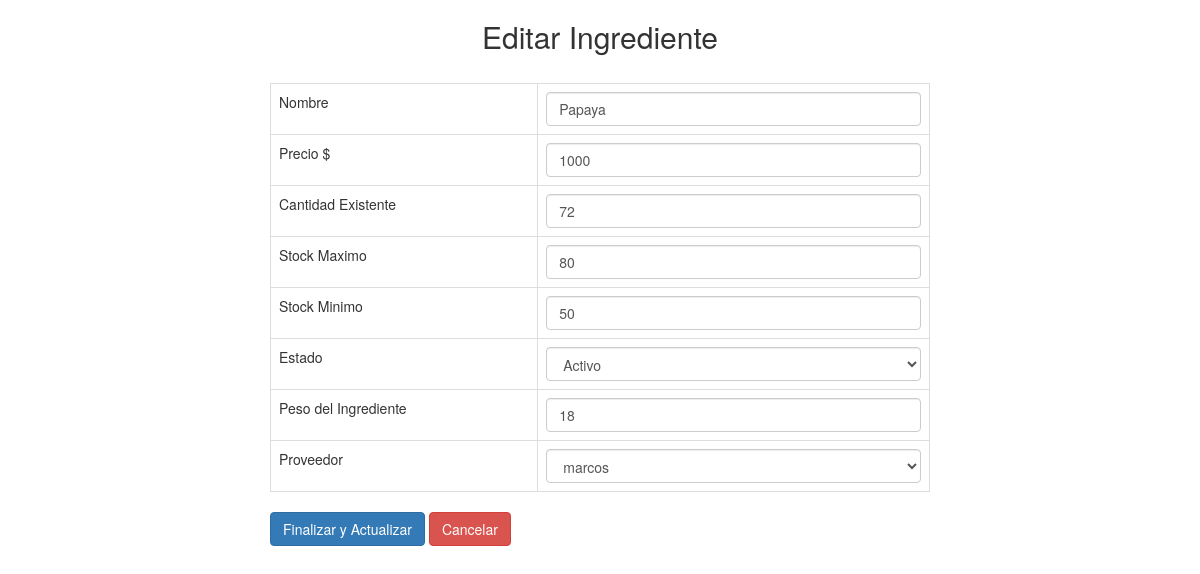
The app's page /Controlador/Administrador/editar_ing.php?cod_ingrediente=1 (signed in) with its own data.
### tables this page shows
CREATE TABLE IF NOT EXISTS `ingrediente` (
  `cod_ingrediente` int(11) NOT NULL AUTO_INCREMENT,
  `Nom_ing` varchar(45) NOT NULL,
  `Valor_ing` decimal(10,0) NOT NULL,
  `cant_existente` int(11) NOT NULL,
  `Stock_max` int(11) NOT NULL,
  `Stock_min` int(11) NOT NULL,
  `Estado_ing` tinyint(1) NOT NULL,
  `Peso_ing` int(11) DEFAULT NULL,
  `Proveedor_IdPROVEEDOR` int(11) NOT NULL,
  PRIMARY KEY (`cod_ingrediente`),
  KEY `fk_Ingrediente_Proveedor1_idx` (`Proveedor_IdPROVEEDOR`)
);

### Controlador/Administrador/editar_ing.php (the view, shortened to what this page needs)
<!DOCTYPE html>
<html>
<head>
	<link rel="stylesheet" href="../../Vista/Administrador/css/bootstrap.min.css" />
</head>
<body>
	<?php
		require("../../Modelo/conexion.php");
			$cod_ingrediente = $_GET['cod_ingrediente'];
		  	$sqll = "SELECT * FROM ingrediente WHERE cod_ingrediente = $cod_ingrediente";
		  	foreach (mysqli_query($con, $sqll) as $row) {
		  		 ?>
				<h2 align="center">Editar Ingrediente</h2><br />
				<form enctype="multipart/form-data" action="#" method="post" style="margin: auto; max-width: 55%;">
					<div class="table-responsive">
						<table class="table table-bordered" id="dynamic_field">
							<tr>
								<td>Nombre</td>
								<td><input type="text" name="Nom_ing" value="<?php echo $row['Nom_ing']; ?>" class="form-control name_list" required>
									<input type="text" name="cod_ingrediente" value="<?php echo $row['cod_ingrediente']; ?>" style="display: none;" ></td>
							</tr>
							<tr>
								<td>Precio $</td>
								<td><input type="text" name="Valor_ing" value="<?php echo $row['Valor_ing']; ?>" class="form-control name_list" required></td>
							</tr>
							<tr>
								<td>Cantidad Existente</td>
								<td><input type="text" name="cant_existente" value="<?php echo $row['cant_existente']; ?>" class="form-control name_list" required></td>
							</tr>
							<tr>
								<td>Stock Maximo</td>
								<td><input type="text" name="Stock_max" value="<?php echo $row['Stock_max']; ?>" class="form-control name_list" required></td>
							</tr>
							<tr>
								<td>Stock Minimo</td>
								<td><input type="text" name="Stock_min" value="<?php echo $row['Stock_min']; ?>" class="form-control name_list" required></td>
							</tr>
							<tr>
								<td>Estado</td>
								<td>
									<select class="form-control" name="Estado_ing">
									  <option value="1" <?php if($row['Estado_ing'] == 1){ echo "selected"; }?> >Activo</option>
									</select>
								</td>
							</tr>
							<tr>
								<td>Peso del Ingrediente</td>
								<td><input type="text" name="Peso_ing" value="<?php echo $row['Peso_ing']; ?>" class="form-control name_list" required></td>
							</tr>
							<tr>
								<td>Proveedor</td>
								<td>
								<select class="form-control" name="Proveedor_IdPROVEEDOR">
                                    <?php
                                    $sqli = "SELECT * from proveedor";
                                    foreach (mysqli_query($con, $sqli) as $row1) {
                                        echo '<option value="' . $row1['IdPROVEEDOR'] . '">' . $row1['Nom_provee'] . '</option>';
                                    }
                                    ?>
                                </select>
                                </td>
							</tr>
						</table>
						<input type="submit" name="actualizar_prod" class="btn btn-primary" value="Finalizar y Actualizar">
						<a href="../../Vista/Administrador/ver_ing.php" class="btn btn-danger" style="color: white;">Cancelar</a>
					</div>
				</form>
				<?php } ?>
</body>
</html>

### Controlador/Administrador/editar_ing.php (style rules this page uses)
body { background-image: url(../../Vista/Administrador/img/fondo.jpg); }

### records on screen
ingrediente: Nom_ing "Papaya", Valor_ing "1000", cant_existente "72", Stock_max "80", Stock_min "50", Estado_ing "Activo", Peso_ing "18"

### other values on screen
form field Proveedor_IdPROVEEDOR "marcos"
